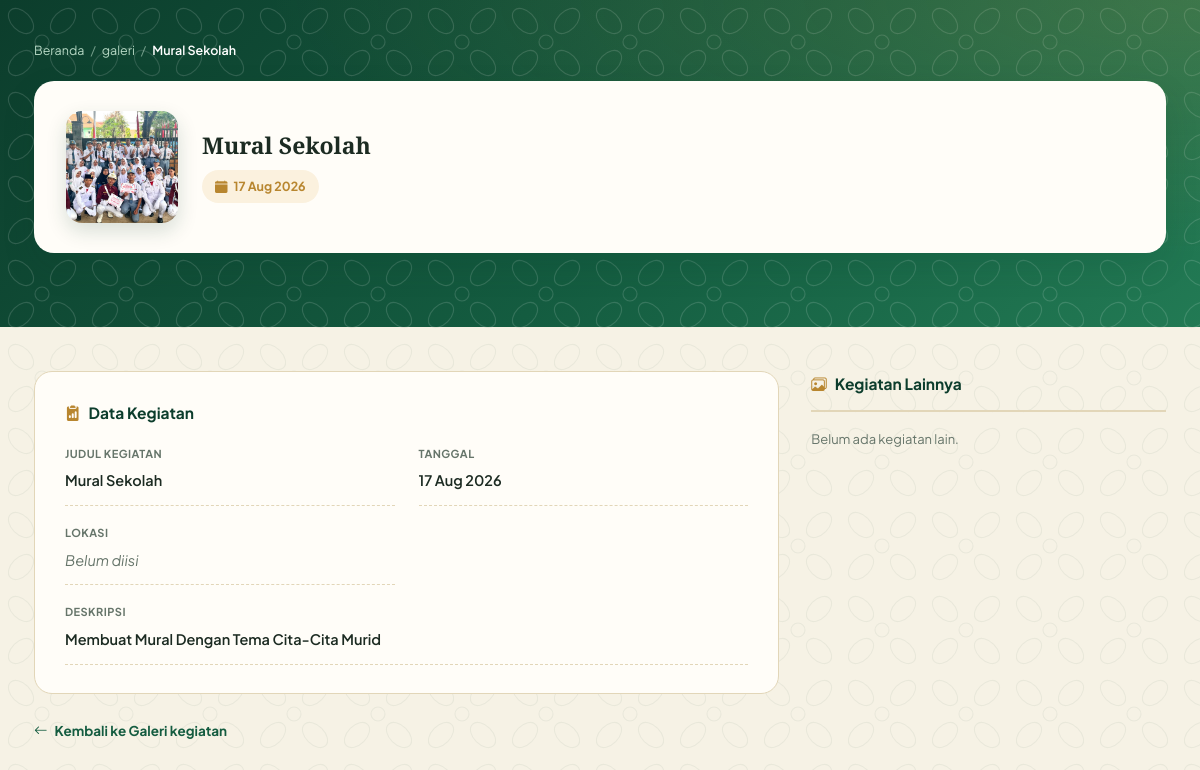
Screenshot of /Galeri/detail/1 with the database file from the repository.
### tables this page shows
CREATE TABLE `galeri` (
  `id_galeri` int NOT NULL,
  `judul_kegiatan` varchar(150) NOT NULL,
  `tanggal` date DEFAULT NULL,
  `lokasi` varchar(150) DEFAULT NULL,
  `deskripsi` text,
  `foto` varchar(255) DEFAULT NULL,
  `created_at` timestamp NULL DEFAULT CURRENT_TIMESTAMP
);

### application/controllers/Galeri.php (called while the page is built, shortened)
<?php
class Galeri extends CI_Controller {
    public function __construct(){
        $this->load->database();
    }
    public function detail($id = null)
    {
        $galeri = $this->db->where('id_galeri', $id)->get('galeri')->row();
        $galeri_lain = $this->db
            ->where('id_galeri !=', $id)
            ->order_by('tanggal', 'DESC')
            ->limit(4)
            ->get('galeri')
            ->result();
        $data = [
            'judul'       => $galeri->judul_kegiatan ?? 'Detail Kegiatan',
            'galeri'      => $galeri,
            'galeri_lain' => $galeri_lain,
        ];
        $this->load->view('galeri_detail', $data);
    }
}

### index.php (called while the page is built, shortened)
<?php
require_once BASEPATH.'core/CodeIgniter.php';

### application/views/galeri_detail.php (the view, shortened to what this page needs)
<!DOCTYPE html>
<html lang="id">
<head>
<link rel="stylesheet" href="https://cdn.jsdelivr.net/npm/bootstrap-icons@1.11.3/font/bootstrap-icons.min.css">
</head>
<body>
<section class="page-hero">
  <div class="container">
    <div class="breadcrumb">
      <a href="<?= base_url() ?>">Beranda</a>
      <span class="sep">/</span>
      <a href="<?= base_url('galeri') ?>">galeri</a>
      <span class="sep">/</span>
      <span class="current"><?= html_escape($galeri->judul_kegiatan) ?></span>
    </div>
    <div class="profile-card">
      <?php if (!empty($galeri->foto) && file_exists('./upload/galeri/' . $galeri->foto)): ?>
        <img class="profile-photo" src="<?= base_url('upload/galeri/' . $galeri->foto) ?>" alt="<?= html_escape($galeri->judul_kegiatan) ?>">
      <?php else: ?>
        <div class="profile-photo-placeholder"><i class="bi bi-images"></i></div>
      <?php endif; ?>
      <div class="profile-main">
        <h1><?= html_escape($galeri->judul_kegiatan) ?></h1>
        <div class="profile-tags">
          <?php if (!empty($galeri->tanggal)): ?>
            <span class="tag tanggal"><i class="bi bi-calendar-fill"></i> <?= html_escape(date('d M Y', strtotime($galeri->tanggal))) ?></span>
          <?php endif; ?>
        </div>
      </div>
    </div>
  </div>
</section>
<section class="main">
  <div class="container">
    <div class="content-wrap">
      <div class="article-body">
        <div class="panel">
          <h4><i class="bi bi-clipboard2-data-fill"></i> Data Kegiatan</h4>
          <div class="info-grid">
            <div class="info-item">
              <label>Judul Kegiatan</label>
              <div class="val <?= empty($galeri->judul_kegiatan) ? 'empty' : '' ?>"><?= !empty($galeri->judul_kegiatan) ? html_escape($galeri->judul_kegiatan) : 'Belum diisi' ?></div>
            </div>
            <div class="info-item">
              <label>Tanggal</label>
              <div class="val <?= empty($galeri->tanggal) ? 'empty' : '' ?>"><?= !empty($galeri->tanggal) ? html_escape(date('d M Y', strtotime($galeri->tanggal))) : 'Belum diisi' ?></div>
            </div>
            <div class="info-item">
              <label>Lokasi</label>
              <div class="val <?= empty($galeri->lokasi) ? 'empty' : '' ?>"><?= !empty($galeri->lokasi) ? html_escape($galeri->lokasi) : 'Belum diisi' ?></div>
            </div>
            <div class="info-item" style="grid-column:1/-1;">
              <label>Deskripsi</label>
              <div class="val <?= empty($galeri->deskripsi) ? 'empty' : '' ?>"><?= !empty($galeri->deskripsi) ? html_escape($galeri->deskripsi) : 'Belum diisi' ?></div>
            </div>
          </div>
        </div>
        <a href="<?= base_url('galeri') ?>" class="back-link"><i class="bi bi-arrow-left"></i> Kembali ke Galeri kegiatan</a>
      </div>
      <aside class="sidebar">
        <h4><i class="bi bi-images"></i> Kegiatan Lainnya</h4>
        <?php if (!empty($galeri_lain)): ?>
          <?php foreach ($galeri_lain as $lain): ?>
            <a href="<?= base_url('galeri/detail/' . $lain->id_galeri) ?>" class="side-card">
              <?php if (!empty($lain->foto) && file_exists('./upload/galeri/' . $lain->foto)): ?>
                <img class="thumb" src="<?= base_url('upload/galeri/' . $lain->foto) ?>" alt="<?= html_escape($lain->judul_kegiatan) ?>">
              <?php else: ?>
                <div class="thumb-placeholder"><i class="bi bi-images"></i></div>
              <?php endif; ?>
              <div class="info">
                <h5><?= html_escape($lain->judul_kegiatan) ?></h5>
                <?php if (!empty($lain->tanggal)): ?><span><?= html_escape(date('d M Y', strtotime($lain->tanggal))) ?></span><?php endif; ?>
              </div>
            </a>
          <?php endforeach; ?>
        <?php else: ?>
          <p class="empty-note">Belum ada kegiatan lain.</p>
        <?php endif; ?>
      </aside>
    </div>
  </div>
</section>
</body>
</html>

### application/views/galeri_detail.php (style rules this page uses)
:root { --forest-deep:#0c3d2c; --forest:#145c40; --forest-mid:#227a54; --forest-soft:#eaf3ee; --brass:#b8862f; --brass-light:#d9a94a; --clove:#7a4130; --ivory:#f6f2e5; --panel:#fffdf8; --ink:#1c2b22; --muted:#66756a; --line:#e2d6b8; --shadow:0 14px 34px rgba(12,61,44,.12); }
* { box-sizing:border-box;margin:0;padding:0; }
body { font-family:'Plus Jakarta Sans',ui-sans-serif,system-ui,sans-serif; color:var(--ink);background:var(--ivory);line-height:1.7;font-size:15.5px; }
h1,h2,h3 { font-family:'Spectral',Georgia,serif;color:var(--forest-deep);font-weight:600;line-height:1.25; }
img { max-width:100%;display:block; }
a { text-decoration:none;color:inherit; }
.container { max-width:1180px;margin:0 auto;padding:0 24px; }
.page-hero { position:relative;overflow:hidden;padding:40px 0 74px; }
.breadcrumb { color:#b6d8c4;font-size:12.5px;margin-bottom:20px;display:flex;gap:6px;align-items:center;flex-wrap:wrap; }
.breadcrumb .sep { opacity:.6; }
.breadcrumb .current { color:#fff;font-weight:600; }
.profile-card { background:var(--panel);border-radius:20px;box-shadow:var(--shadow); padding:30px 32px;display:flex;gap:24px;align-items:center; position:relative;z-index:3; }
.profile-photo { width:112px;height:112px;border-radius:16px;object-fit:cover;flex-shrink:0;box-shadow:0 8px 20px rgba(12,61,44,.16); }
.profile-main h1 { font-size:23px;color:var(--ink);margin-bottom:10px; }
.profile-tags { display:flex;gap:8px;flex-wrap:wrap; }
.tag { display:inline-flex;align-items:center;gap:6px;padding:6px 13px;border-radius:999px;font-size:12.5px;font-weight:700; }
.tag.tanggal { background:#fbf1de;color:var(--brass); }
section.main { padding:44px 0 70px; }
.content-wrap { display:grid;grid-template-columns:2.1fr 1fr;gap:32px;align-items:start; }
.panel { background:var(--panel);border:1px solid var(--line);border-radius:18px;padding:28px 30px; }
.panel h4 { font-size:15.5px;color:var(--forest-deep);margin-bottom:18px;display:flex;align-items:center;gap:8px; }
.panel h4 i { color:var(--brass); }
.info-grid { display:grid;grid-template-columns:1fr 1fr;gap:18px 24px; }
.info-item { border-bottom:1px dashed var(--line);padding-bottom:12px; }
.info-item label { display:block;font-size:11px;text-transform:uppercase;letter-spacing:.04em;color:var(--muted);font-weight:700;margin-bottom:5px; }
.info-item .val { font-size:14.5px;color:var(--ink);font-weight:600; }
.info-item .val.empty { color:var(--muted);font-weight:400;font-style:italic; }
.back-link { display:inline-flex;align-items:center;gap:7px;font-size:13.5px;font-weight:700;color:var(--forest);margin-top:26px;transition:.2s; }
.sidebar h4 { font-size:15.5px;color:var(--forest-deep);margin-bottom:16px;padding-bottom:12px;border-bottom:2px solid var(--line);display:flex;align-items:center;gap:8px; }
.sidebar h4 i { color:var(--brass); }
.empty-note { color:var(--muted);font-size:13px; }

### rows the page displays
galeri: judul_kegiatan "Mural Sekolah", foto (picture), tanggal "17 Aug 2026", deskripsi "Membuat Mural Dengan Tema Cita-Cita Murid"
